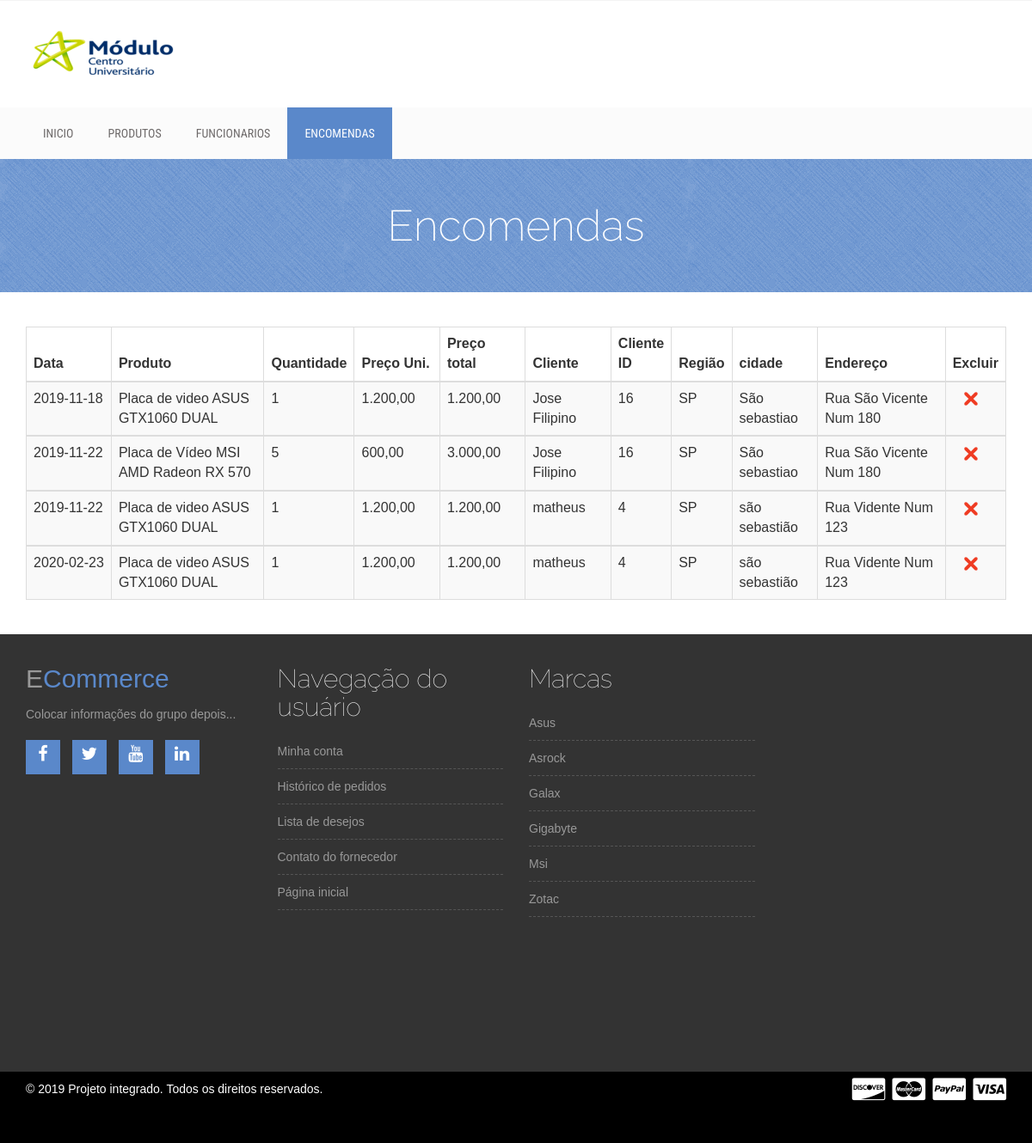
The app's page /site/admin3.php (signed in) with its own data.
### tables this page shows
CREATE TABLE `compras` (
  `id` int(255) NOT NULL,
  `produto` varchar(100) NOT NULL,
  `quantidade` int(50) NOT NULL DEFAULT 1,
  `preço` varchar(50) NOT NULL,
  `total` varchar(50) NOT NULL,
  `regiao` varchar(100) NOT NULL,
  `cidade` varchar(100) NOT NULL,
  `endereço` varchar(100) NOT NULL,
  `cliente` varchar(100) NOT NULL,
  `usu_id` varchar(100) NOT NULL,
  `Data` date NOT NULL
);

### site/admin3.php (the view, shortened to what this page needs)
<?php
include ('../site/php/login.php');
$result = "SELECT * FROM compras";
$resultado = mysqli_query($conn, $result);
?>
<!DOCTYPE html>
<html lang="pt-br">
  <head>
    <link rel="stylesheet" href="css/bootstrap.min.css">
    <link rel="stylesheet" href="css/font-awesome.min.css">
    <link rel="stylesheet" href="css/owl.carousel.css">
    <link rel="stylesheet" href="style.css">
    <link rel="stylesheet" href="css/responsive.css">
  </head>
  <body>
    <div class="site-branding-area">
        <div class="container">
            <div class="row">
                <div class="col-sm-6">
                    <div class="logo">
                        <h1><a href="index.php"><img src="img/logo.png"></a></h1>
                    </div>
                </div>
            </div>
        </div>
    </div>
    <div class="mainmenu-area">
        <div class="container">
            <div class="row">
                <div class="navbar-collapse collapse">
                    <ul class="nav navbar-nav">
                        <li><a href="index.php">Inicio</a></li>
                        <li><a href="admin.php">Produtos</a></li>
                        <li><a href="admin2.php">Funcionarios</a></li>
						<li class="active"><a href="admin3.php">Encomendas</a></li>
                    </ul>
                </div>
            </div>
        </div>
    </div>
	<div class="product-big-title-area">
        <div class="container">
            <div class="row">
                <div class="col-md-12">
                    <div class="product-bit-title text-center">
                        <h2>Encomendas</h2>
                    </div>
                </div>
            </div>
        </div>
    </div>
<br/>
	<div class="container" align="center">
            <div align="center" class="row">
                <div class="col-md-12">
	<br/>
	<table id="example" class="table table-striped table-bordered" style="width:100%">
		<thead>
            <tr>
				<th width="100">Data</th>
                <th width="180">Produto</th>
				<th>Quantidade</th>
				<th width="100">Preço Uni.</th>
				<th width="100">Preço total</th>
				<th width="100">Cliente</th>
				<th width="60">Cliente ID</th>
                <th width="60">Região</th>
                <th width="100">cidade</th>
                <th width="150">Endereço</th>
				<th>Excluir</th>
            </tr>
        </thead>
				<?php while($rows = mysqli_fetch_assoc($resultado)){
				$preço = number_format($rows['preço'], 2, ',', '.');
				$total = number_format($rows['total'], 2, ',', '.');
				?>
        <tbody>
            <tr>
				<td><?php echo $rows['Data'];?></td>
                <td><?php echo $rows['produto'];?></td>
				<td><?php echo $rows['quantidade'];?></td>
				<td><?php echo $preço;?></td>
				<td><?php echo $total;?></td>
				<td><?php echo $rows['cliente'];?></td>
				<td><?php echo $rows['usu_id'];?></td>
                <td><?php echo $rows['regiao'];?></td>
                <td><?php echo $rows['cidade'];?></td>
                <td><?php echo $rows['endereço'];?></td>
				<td>&nbsp;&nbsp;&nbsp;<a href="../site/php/logout.php?id_del=<?php echo $rows_pesquisa['id']; ?>" title="Excluir esse dado"><img src="img/ico-excluir.png" width="16" height="16" alt="Excluir"></a></td>
            </tr>
        </tbody>
				<?php } ?>
    </table>
				</div>
            </div>
      </div>
		<br/>
    <div class="footer-top-area">
        <div class="container">
            <div class="row">
                <div class="col-md-3 col-sm-6">
                    <div class="footer-about-us">
                        <h2>E<span>Commerce</span></h2>
                        <p>Colocar informações do grupo depois...</p>
                        <div class="footer-social">
                            <a href="#" target="_blank"><i class="fa fa-facebook"></i></a>
                            <a href="#" target="_blank"><i class="fa fa-twitter"></i></a>
                            <a href="#" target="_blank"><i class="fa fa-youtube"></i></a>
                            <a href="#" target="_blank"><i class="fa fa-linkedin"></i></a>
                        </div>
                    </div>
                </div>
                <div class="col-md-3 col-sm-6">
                    <div class="footer-menu">
                        <h2 class="footer-wid-title">Navegação do usuário </h2>
                        <ul>
                            <li><a href="conta.html">Minha conta</a></li>
                            <li><a href="#">Histórico de pedidos</a></li>
                            <li><a href="#">Lista de desejos</a></li>
                            <li><a href="#">Contato do fornecedor</a></li>
                            <li><a href="index.html">Página inicial</a></li>
                        </ul>
                    </div>
                </div>
                <div class="col-md-3 col-sm-6">
                    <div class="footer-menu">
                        <h2 class="footer-wid-title">Marcas</h2>
                        <ul>
                            <li><a href="#">Asus</a></li>
                            <li><a href="#">Asrock</a></li>
                            <li><a href="#">Galax</a></li>
                            <li><a href="#">Gigabyte</a></li>
                            <li><a href="#">Msi</a></li>
                            <li><a href="#">Zotac</a></li>
                        </ul>
                    </div>
                </div>
            </div>
        </div>
    </div>
    <div class="footer-bottom-area">
        <div class="container">
            <div class="row">
                <div class="col-md-8">
                    <div class="copyright">
                       <p>&copy; 2019 Projeto integrado. Todos os direitos reservados. </p>
                    </div>
                </div>
                <div class="col-md-4">
                    <div class="footer-card-icon">
                        <i class="fa fa-cc-discover"></i>
                        <i class="fa fa-cc-mastercard"></i>
                        <i class="fa fa-cc-paypal"></i>
                        <i class="fa fa-cc-visa"></i>
                    </div>
                </div>
            </div>
        </div>
    </div>
  </body>
</html>

### site/style.css (style rules this page uses)
img { max-width: 100%; height: auto; }
h1, h2, h3, h4, h5, h6 { margin: 0 0 15px; }
body { font-family:Arial, Helvetica, sans-serif; }
.mainmenu-area { background: none repeat scroll 0 0 #fbfbfb; font-family: "Roboto Condensed",sans-serif; text-transform: uppercase; width: 100%; z-index: 999; }
.logo h1 { font-size: 40px; margin: 30px 0;font-weight: 400; }
.logo h1 a { color: #999; }
.mainmenu-area ul.navbar-nav li a { color: #6e6a6a; font-size: 14px; padding: 20px; }
.mainmenu-area ul.navbar-nav li:hover a, .mainmenu-area ul.navbar-nav li.active a { background: #5a88ca; color:#FFF; }
.footer-top-area { background: none repeat scroll 0 0 #333; color: #999; padding: 35px 0 180px; }
.footer-bottom-area { background: #000;color: #fff }
.footer-about-us span { color: #5a88ca; }
.footer-wid-title { font-family: raleway; font-size: 30px; font-weight: 100;color: #fff }
.footer-about-us h2 { font-weight: 200; }
.footer-menu ul { list-style: outside none none; margin: 0; padding: 0; }
.footer-menu ul li { border-bottom: 1px dashed #555; padding: 5px 0; }
.footer-menu a { display: block; padding: 5px 0;color: #999 }
.footer-social a { background: none repeat scroll 0 0 #5a88ca; color: #fff; display: inline-block; font-size: 20px; height: 40px; margin-bottom: 10px; margin-right: 10px; padding-top: 5px; text-align: center; width: 40px;border: 1px solid #5a88ca; }
.footer-social { margin-top: 20px }
a { color: #5a88ca }
.footer-bottom-area { background: none repeat scroll 0 0 #000; color: #fff; padding-bottom: 40px; }
.footer-card-icon { font-size: 30px; text-align: right; }
.copyright > p { margin: 10px 0 0; }
.product-big-title-area { background: url(img/crossword.png) repeat scroll 0 0 #5a88ca }
.product-bit-title h2 { font-family: raleway; font-size: 50px; font-weight: 200; margin: 0; padding: 50px 0;color: #fff; }

### records on screen
compras: Data "2019-11-18", produto "Placa de video ASUS GTX1060 DUAL", quantidade "1", preço "1.200,00", total "1.200,00", cliente "Jose Filipino", usu "16", regiao "SP", cidade "São sebastiao", endereço "Rua São Vicente Num 180"
compras: Data "2019-11-22", produto "Placa de Vídeo MSI AMD Radeon RX 570", quantidade "5", preço "600,00", total "3.000,00", cliente "Jose Filipino", usu "16", regiao "SP", cidade "São sebastiao", endereço "Rua São Vicente Num 180"
compras: Data "2019-11-22", produto "Placa de video ASUS GTX1060 DUAL", quantidade "1", preço "1.200,00", total "1.200,00", cliente "matheus", usu "4", regiao "SP", cidade "são sebastião", endereço "Rua Vidente Num 123"
compras: Data "2020-02-23", produto "Placa de video ASUS GTX1060 DUAL", quantidade "1", preço "1.200,00", total "1.200,00", cliente "matheus", usu "4", regiao "SP", cidade "são sebastião", endereço "Rua Vidente Num 123"
